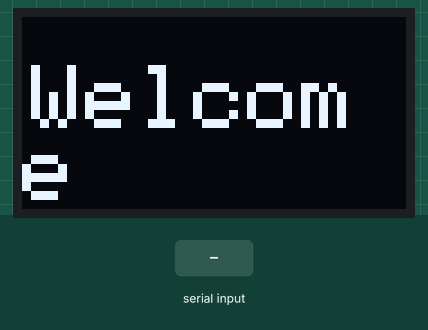
Recording of a sketch running on a simulated Arduino Uno, built with avr-gcc and run on an emulated ATmega328P. Parts: 128×64 one-colour display. The test bench sets the inputs (shaded band).

Above: at 1.2 s.
1.3 s: "1" received over Serial
At 3.4 s:
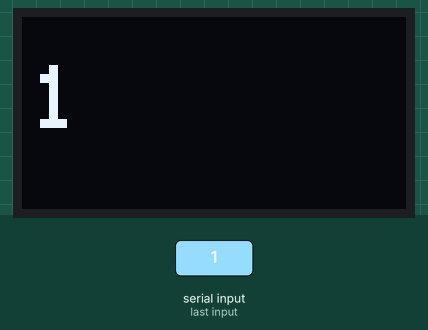
3.8 s: "0" received over Serial
At 5.1 s:
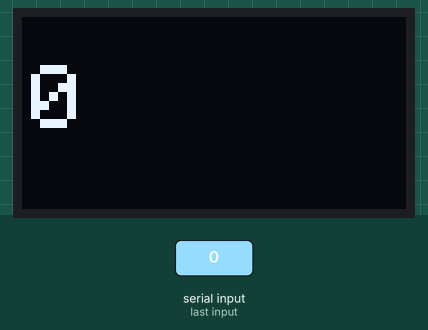
6.3 s: "2" received over Serial
At 8.2 s:
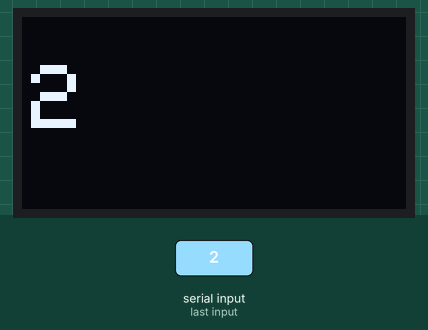
Timing chart, 0 to 9.7 s (numbered marks = the images above; inputs shaded):
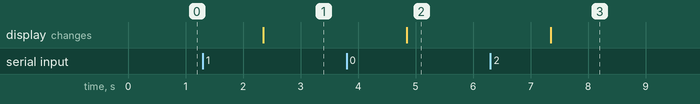

Measured:
- after the input at 1.3 s, the display: changes after 1.1 s (image 1)
- after the input at 3.8 s, the display: changes after 1.0 s (image 2)
- after the input at 6.3 s, the display: changes after 1.0 s (image 3)

The sketch:

trial_2.ino
```cpp
#include <SPI.h>
#include <Wire.h>
#include <Adafruit_GFX.h>
#include <Adafruit_SSD1306.h>

#define SCREEN_WIDTH 128 // OLED display width, in pixels
#define SCREEN_HEIGHT 64 // OLED display height, in pixels

// Declaration for an SSD1306 display connected to I2C (SDA, SCL pins)
#define OLED_RESET     4 // Reset pin # (or -1 if sharing Arduino reset pin)
Adafruit_SSD1306 display(SCREEN_WIDTH, SCREEN_HEIGHT, &Wire, OLED_RESET);


String text;
void setup() {
  Serial.begin(9600);
text = "Welcome \n Archit";
  // SSD1306_SWITCHCAPVCC = generate display voltage from 3.3V internally
  if(!display.begin(SSD1306_SWITCHCAPVCC, 0x3C)) { // Address 0x3D for 128x64
    Serial.println(F("SSD1306 allocation failed"));
    for(;;); // Don't proceed, loop forever
  }
  display.ssd1306_command(0xA0);
}


void loop() {
display.clearDisplay();
display.setTextSize(3);
display.setTextColor(WHITE);
display.setCursor(3,16);
if(Serial.available()){
  text = Serial.readString();
}
display.print(text);
display.display();
}
```
